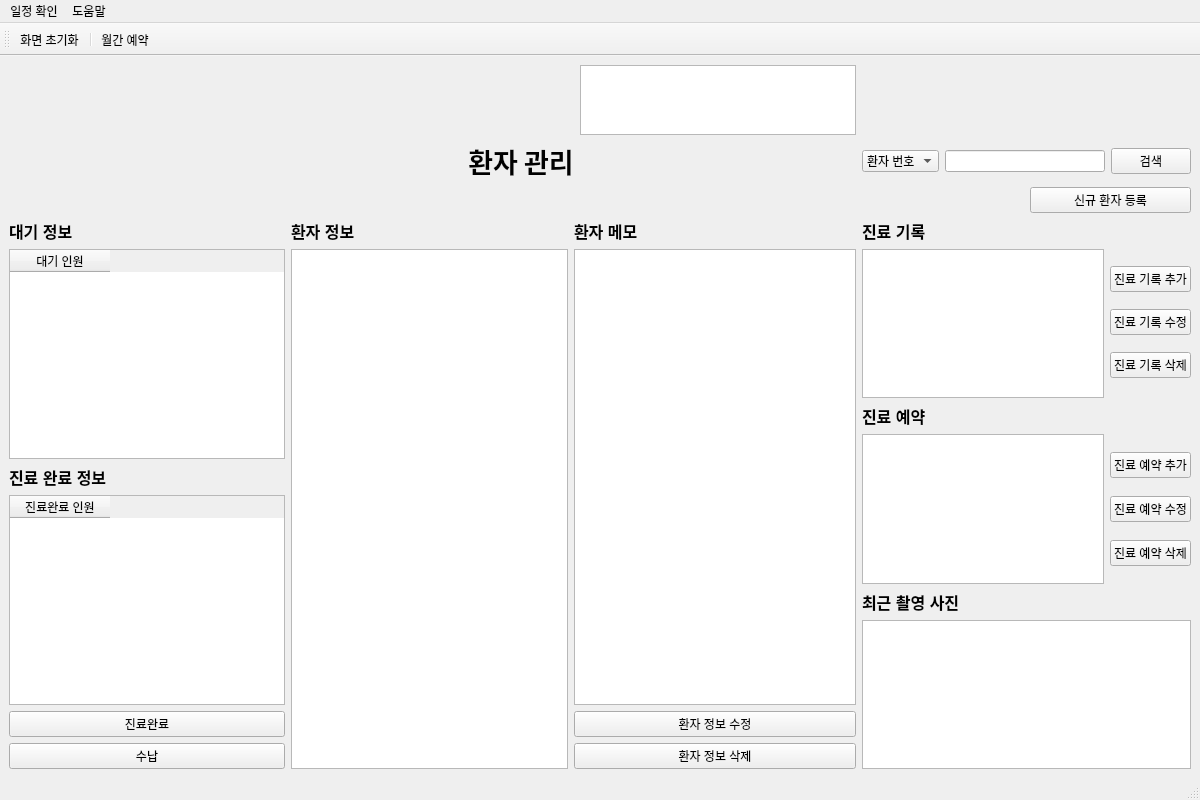
<?xml version="1.0" encoding="UTF-8"?>
<ui version="4.0">
 <class>PaientManagement</class>
 <widget class="QMainWindow" name="PaientManagement">
  <property name="geometry">
   <rect>
    <x>0</x>
    <y>0</y>
    <width>1200</width>
    <height>800</height>
   </rect>
  </property>
  <property name="windowTitle">
   <string>PaientManagement</string>
  </property>
  <widget class="QWidget" name="centralwidget">
   <layout class="QGridLayout" name="gridLayout_7">
    <item row="3" column="2" colspan="2">
     <layout class="QGridLayout" name="gridLayout_17">
      <item row="0" column="0">
       <layout class="QGridLayout" name="gridLayout_5">
        <item row="1" column="0">
         <widget class="QLabel" name="label_3">
          <property name="font">
           <font>
            <pointsize>12</pointsize>
            <bold>true</bold>
           </font>
          </property>
          <property name="text">
           <string>환자 메모</string>
          </property>
         </widget>
        </item>
        <item row="2" column="0">
         <widget class="QTableWidget" name="tableWidget_4"/>
        </item>
       </layout>
      </item>
      <item row="1" column="0">
       <layout class="QGridLayout" name="gridLayout_3">
        <item row="2" column="0">
         <widget class="QPushButton" name="pushButton_6">
          <property name="text">
           <string>환자 정보 삭제</string>
          </property>
         </widget>
        </item>
        <item row="1" column="0">
         <widget class="QPushButton" name="modifyPatientInfo_pushButton">
          <property name="text">
           <string>환자 정보 수정</string>
          </property>
         </widget>
        </item>
       </layout>
      </item>
     </layout>
    </item>
    <item row="1" column="4" colspan="2">
     <layout class="QGridLayout" name="gridLayout_6">
      <item row="0" column="1">
       <widget class="QLineEdit" name="lineEdit"/>
      </item>
      <item row="0" column="0">
       <widget class="QComboBox" name="comboBox">
        <item>
         <property name="text">
          <string>환자 번호</string>
         </property>
        </item>
        <item>
         <property name="text">
          <string>환자 이름</string>
         </property>
        </item>
       </widget>
      </item>
      <item row="0" column="2">
       <widget class="QPushButton" name="pushButton">
        <property name="text">
         <string>검색</string>
        </property>
       </widget>
      </item>
     </layout>
    </item>
    <item row="2" column="0" colspan="5">
     <spacer name="horizontalSpacer_5">
      <property name="orientation">
       <enum>Qt::Horizontal</enum>
      </property>
      <property name="sizeHint" stdset="0">
       <size>
        <width>1010</width>
        <height>21</height>
       </size>
      </property>
     </spacer>
    </item>
    <item row="3" column="4" colspan="2">
     <layout class="QGridLayout" name="gridLayout_16">
      <item row="0" column="0">
       <layout class="QGridLayout" name="gridLayout_12">
        <item row="1" column="1">
         <layout class="QGridLayout" name="gridLayout_9">
          <property name="verticalSpacing">
           <number>0</number>
          </property>
          <item row="2" column="0">
           <widget class="QPushButton" name="pushButton_9">
            <property name="text">
             <string>진료 기록 삭제</string>
            </property>
           </widget>
          </item>
          <item row="1" column="0">
           <widget class="QPushButton" name="pushButton_8">
            <property name="text">
             <string>진료 기록 수정</string>
            </property>
           </widget>
          </item>
          <item row="0" column="0">
           <widget class="QPushButton" name="pushButton_7">
            <property name="enabled">
             <bool>true</bool>
            </property>
            <property name="text">
             <string>진료 기록 추가</string>
            </property>
           </widget>
          </item>
         </layout>
        </item>
        <item row="1" column="0">
         <widget class="QTableWidget" name="tableWidget_5"/>
        </item>
        <item row="0" column="0">
         <widget class="QLabel" name="label_7">
          <property name="font">
           <font>
            <pointsize>12</pointsize>
            <bold>true</bold>
           </font>
          </property>
          <property name="text">
           <string>진료 기록</string>
          </property>
         </widget>
        </item>
       </layout>
      </item>
      <item row="2" column="0">
       <layout class="QGridLayout" name="gridLayout_13">
        <item row="0" column="1">
         <layout class="QGridLayout" name="gridLayout_11">
          <property name="verticalSpacing">
           <number>0</number>
          </property>
          <item row="2" column="0">
           <widget class="QPushButton" name="pushButton_10">
            <property name="text">
             <string>진료 예약 삭제</string>
            </property>
           </widget>
          </item>
          <item row="0" column="0">
           <widget class="QPushButton" name="pushButton_12">
            <property name="text">
             <string>진료 예약 추가</string>
            </property>
           </widget>
          </item>
          <item row="1" column="0">
           <widget class="QPushButton" name="pushButton_11">
            <property name="text">
             <string>진료 예약 수정</string>
            </property>
           </widget>
          </item>
         </layout>
        </item>
        <item row="0" column="0">
         <widget class="QTableWidget" name="tableWidget_6"/>
        </item>
       </layout>
      </item>
      <item row="3" column="0">
       <layout class="QGridLayout" name="gridLayout_14">
        <item row="1" column="0">
         <widget class="QLabel" name="label_4">
          <property name="font">
           <font>
            <pointsize>12</pointsize>
            <bold>true</bold>
           </font>
          </property>
          <property name="text">
           <string>최근 촬영 사진</string>
          </property>
         </widget>
        </item>
        <item row="2" column="0">
         <widget class="QTableWidget" name="tableWidget_7"/>
        </item>
       </layout>
      </item>
      <item row="1" column="0">
       <widget class="QLabel" name="label_8">
        <property name="font">
         <font>
          <pointsize>12</pointsize>
          <bold>true</bold>
         </font>
        </property>
        <property name="text">
         <string>진료 예약</string>
        </property>
       </widget>
      </item>
     </layout>
    </item>
    <item row="2" column="5">
     <widget class="QPushButton" name="pushButton_2">
      <property name="text">
       <string>신규 환자 등록</string>
      </property>
     </widget>
    </item>
    <item row="3" column="1">
     <layout class="QGridLayout" name="gridLayout_4">
      <item row="0" column="0">
       <widget class="QLabel" name="label_2">
        <property name="font">
         <font>
          <pointsize>12</pointsize>
          <bold>true</bold>
         </font>
        </property>
        <property name="text">
         <string>환자 정보</string>
        </property>
       </widget>
      </item>
      <item row="1" column="0">
       <widget class="QTableWidget" name="tableWidget_3"/>
      </item>
     </layout>
    </item>
    <item row="1" column="0" colspan="3">
     <layout class="QGridLayout" name="gridLayout_15">
      <item row="0" column="0">
       <spacer name="horizontalSpacer">
        <property name="orientation">
         <enum>Qt::Horizontal</enum>
        </property>
        <property name="sizeHint" stdset="0">
         <size>
          <width>318</width>
          <height>20</height>
         </size>
        </property>
       </spacer>
      </item>
      <item row="0" column="1">
       <widget class="QLabel" name="label">
        <property name="font">
         <font>
          <family>맑은 고딕</family>
          <pointsize>20</pointsize>
          <bold>true</bold>
         </font>
        </property>
        <property name="text">
         <string>환자 관리</string>
        </property>
        <property name="alignment">
         <set>Qt::AlignCenter</set>
        </property>
       </widget>
      </item>
     </layout>
    </item>
    <item row="3" column="0">
     <layout class="QGridLayout" name="gridLayout_18">
      <item row="0" column="0">
       <layout class="QGridLayout" name="gridLayout">
        <item row="1" column="1">
         <widget class="QTableWidget" name="tableWidget">
          <column>
           <property name="text">
            <string>대기 인원</string>
           </property>
           <property name="font">
            <font>
             <pointsize>9</pointsize>
            </font>
           </property>
          </column>
         </widget>
        </item>
        <item row="3" column="1">
         <widget class="QTableWidget" name="tableWidget_2">
          <column>
           <property name="text">
            <string>진료완료 인원</string>
           </property>
           <property name="font">
            <font>
             <pointsize>9</pointsize>
            </font>
           </property>
          </column>
         </widget>
        </item>
        <item row="0" column="1">
         <widget class="QLabel" name="label_5">
          <property name="font">
           <font>
            <pointsize>12</pointsize>
            <bold>true</bold>
           </font>
          </property>
          <property name="text">
           <string>대기 정보</string>
          </property>
         </widget>
        </item>
        <item row="2" column="1">
         <widget class="QLabel" name="label_6">
          <property name="font">
           <font>
            <pointsize>12</pointsize>
            <bold>true</bold>
           </font>
          </property>
          <property name="text">
           <string>진료 완료 정보</string>
          </property>
         </widget>
        </item>
       </layout>
      </item>
      <item row="1" column="0">
       <layout class="QGridLayout" name="gridLayout_2">
        <item row="0" column="0">
         <widget class="QPushButton" name="pushButton_3">
          <property name="text">
           <string>진료완료</string>
          </property>
         </widget>
        </item>
        <item row="1" column="0">
         <widget class="QPushButton" name="pushButton_4">
          <property name="text">
           <string>수납</string>
          </property>
         </widget>
        </item>
       </layout>
      </item>
     </layout>
    </item>
    <item row="1" column="3">
     <spacer name="horizontalSpacer_2">
      <property name="orientation">
       <enum>Qt::Horizontal</enum>
      </property>
      <property name="sizeHint" stdset="0">
       <size>
        <width>40</width>
        <height>20</height>
       </size>
      </property>
     </spacer>
    </item>
    <item row="0" column="3">
     <widget class="QTextBrowser" name="textBrowser">
      <property name="enabled">
       <bool>true</bool>
      </property>
     </widget>
    </item>
   </layout>
  </widget>
  <widget class="QStatusBar" name="statusbar"/>
  <widget class="QToolBar" name="toolBar">
   <property name="windowTitle">
    <string>toolBar</string>
   </property>
   <attribute name="toolBarArea">
    <enum>TopToolBarArea</enum>
   </attribute>
   <attribute name="toolBarBreak">
    <bool>false</bool>
   </attribute>
   <addaction name="actionInitialize"/>
   <addaction name="separator"/>
   <addaction name="actionMonthlyReservation"/>
  </widget>
  <widget class="QMenuBar" name="menubar">
   <property name="geometry">
    <rect>
     <x>0</x>
     <y>0</y>
     <width>1200</width>
     <height>17</height>
    </rect>
   </property>
   <widget class="QMenu" name="menu_2">
    <property name="title">
     <string>일정 확인</string>
    </property>
    <addaction name="action_2"/>
   </widget>
   <widget class="QMenu" name="menu_3">
    <property name="title">
     <string>도움말</string>
    </property>
    <addaction name="action_1"/>
   </widget>
   <addaction name="menu_2"/>
   <addaction name="menu_3"/>
  </widget>
  <action name="action">
   <property name="text">
    <string>화면 초기화</string>
   </property>
  </action>
  <action name="action_2">
   <property name="text">
    <string>월간 일정</string>
   </property>
   <property name="font">
    <font/>
   </property>
  </action>
  <action name="action_1">
   <property name="text">
    <string>도움말</string>
   </property>
  </action>
  <action name="actionInitialize">
   <property name="text">
    <string>화면 초기화</string>
   </property>
  </action>
  <action name="actionMonthlyReservation">
   <property name="text">
    <string>월간 예약</string>
   </property>
  </action>
 </widget>
 <resources/>
 <connections/>
</ui>
